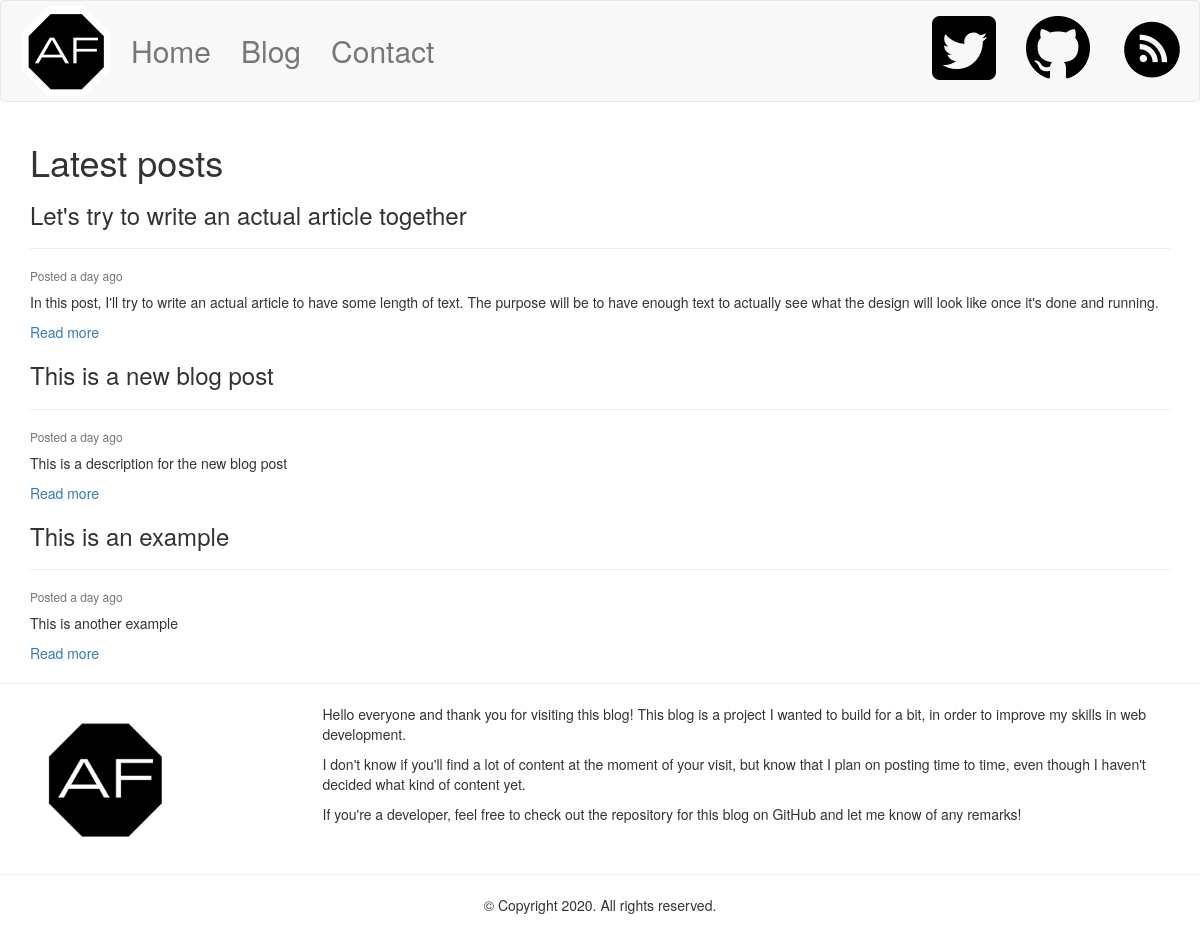
The page /index on the database as committed earlier.
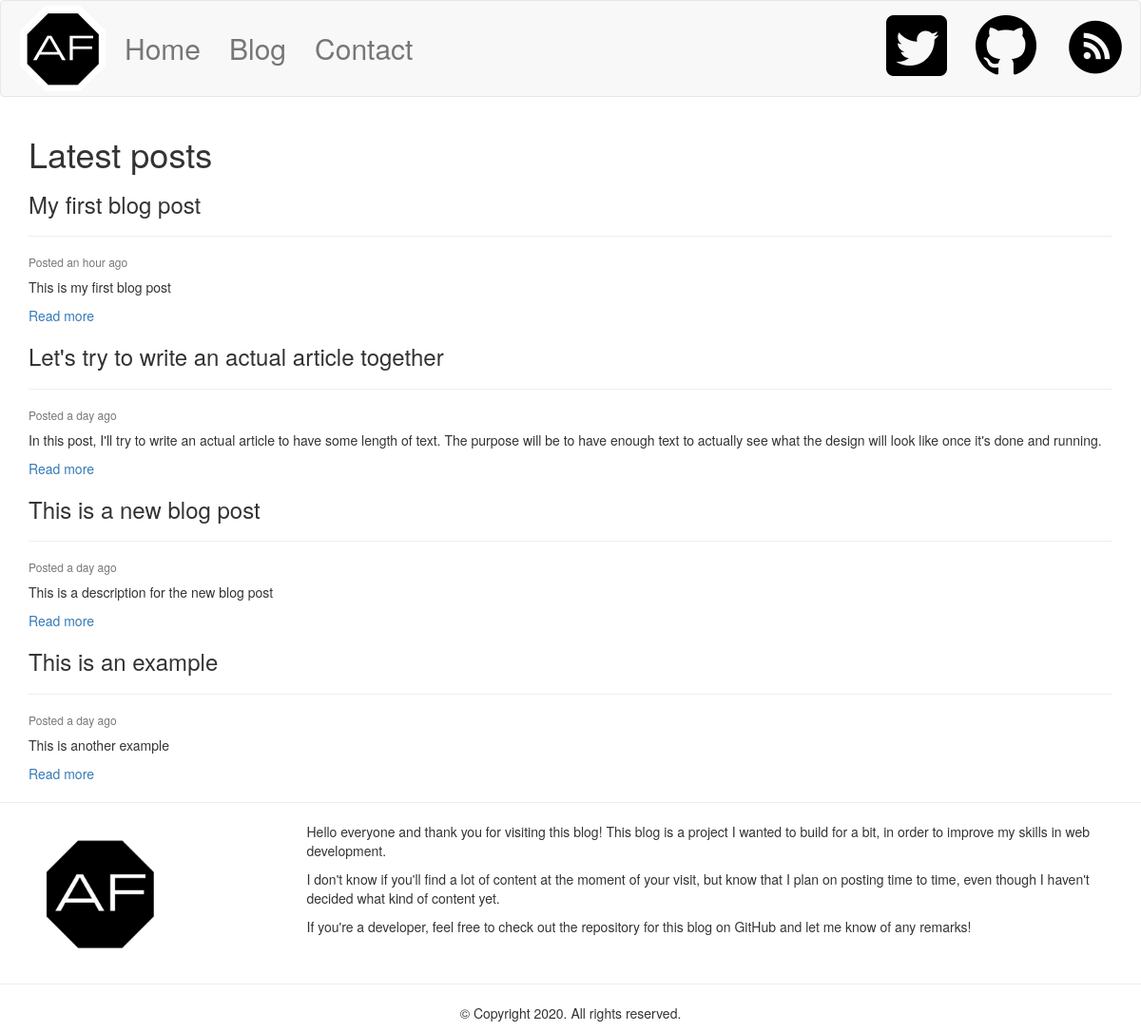
The same page on the database as committed later.
### app/models.py (models this page shows, shortened)
class Post(db.Model):
    id = db.Column(db.Integer, primary_key = True)
    title = db.Column(db.String(80), unique = True)
    description = db.Column(db.String(140))
    body = db.Column(db.Text)
    timestamp = db.Column(db.DateTime, default = datetime.utcnow)
    comments = db.relationship('Comment', backref='comments', lazy='dynamic')
    user_id = db.Column(db.Integer, db.ForeignKey('user.id'))

### app/routes.py (the view)
@app.route('/')
@app.route('/index')
def index(): #Render 5 posts on the index page, ordered by descendant timestamps
    posts = Post.query.order_by(Post.timestamp.desc()).limit(5)
    return render_template('index.html', title='Home', posts=posts)

### app/routes.py (called while the page is built)
@app.before_request #Update database for each new visit. Problem: takes in account my own visits
def before_request():
        visits = Stats.query.filter_by(day_visits = date.today()).first()
        if visits is None:
            new_day_visits = Stats()
            db.session.add(new_day_visits)
            db.session.commit()
        else:
            visits.visits += 1
            db.session.commit()

### app/templates/index.html
{% extends 'base.html' %}
{% block app_content %}
<h1>Latest posts</h1>
{% for post in posts %}
{% include '_post.html' %}
{% endfor %}
{% endblock %}

### app/templates/_post.html
<div class="card" style="width: 100%;">
  <div class="card-body">
    <h3 class="card-title">{{ post.title }}</h3>
    <hr>
    <h6 class="card-subtitle mb-2 text-muted">Posted {{ moment(post.timestamp).fromNow() }}</h6>
    <p class="card-text">{{ post.description }}</p>
    <a href="{{ url_for('post', id = post.id) }}" class="card-link">Read more</a>
  </div>
</div>

Rows that differ between the two databases and show on the page:
added Post: title "My first blog post", timestamp "an hour ago", description "This is my first blog post"
